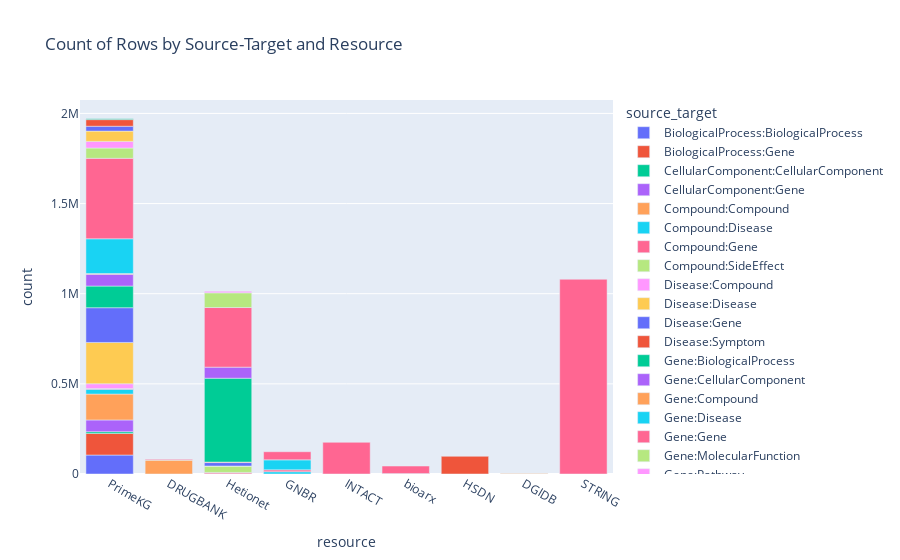

Notebook code cell kept with this figure:
### Code cell
# Create the bar chart using Plotly Express
fig3 = px.bar(grouped_df, x='resource', y='count', color='source_target', title='Count of Rows by Source-Target and Resource')

# Show the plot
fig3.show(renderer='vscode')

### Figure 1 — Plotly figure (JSON) as saved in the notebook; plotly's stock layout.template omitted (floating-point values rounded to 4 significant figures)
{"data": [{"alignmentgroup": "True", "hovertemplate": "source_target=BiologicalProcess:BiologicalProcess<br>resource=%{x}<br>count=%{y}<extra></extra>", "legendgroup": "BiologicalProcess:BiologicalProcess", "marker": {"color": "#636efa", "pattern": {"shape": ""}}, "name": "BiologicalProcess:BiologicalProcess", "offsetgroup": "BiologicalProcess:BiologicalProcess", "orientation": "v", "showlegend": true, "textposition": "auto", "type": "bar", "x": ["PrimeKG"], "xaxis": "x", "y": [105144], "yaxis": "y"}, {"alignmentgroup": "True", "hovertemplate": "source_target=BiologicalProcess:Gene<br>resource=%{x}<br>count=%{y}<extra></extra>", "legendgroup": "BiologicalProcess:Gene", "marker": {"color": "#EF553B", "pattern": {"shape": ""}}, "name": "BiologicalProcess:Gene", "offsetgroup": "BiologicalProcess:Gene", "orientation": "v", "showlegend": true, "textposition": "auto", "type": "bar", "x": ["PrimeKG"], "xaxis": "x", "y": [119978], "yaxis": "y"}, {"alignmentgroup": "True", "hovertemplate": "source_target=CellularComponent:CellularComponent<br>resource=%{x}<br>count=%{y}<extra></extra>", "legendgroup": "CellularComponent:CellularComponent", "marker": {"color": "#00cc96", "pattern": {"shape": ""}}, "name": "CellularComponent:CellularComponent", "offsetgroup": "CellularComponent:CellularComponent", "orientation": "v", "showlegend": true, "textposition": "auto", "type": "bar", "x": ["PrimeKG"], "xaxis": "x", "y": [9636], "yaxis": "y"}, {"alignmentgroup": "True", "hovertemplate": "source_target=CellularComponent:Gene<br>resource=%{x}<br>count=%{y}<extra></extra>", "legendgroup": "CellularComponent:Gene", "marker": {"color": "#ab63fa", "pattern": {"shape": ""}}, "name": "CellularComponent:Gene", "offsetgroup": "CellularComponent:Gene", "orientation": "v", "showlegend": true, "textposition": "auto", "type": "bar", "x": ["PrimeKG"], "xaxis": "x", "y": [64999], "yaxis": "y"}, {"alignmentgroup": "True", "hovertemplate": "source_target=Compound:Compound<br>resource=%{x}<br>count=%{y}<extra></extra>", "legendgroup": "Compound:Compound", "marker": {"color": "#FFA15A", "pattern": {"shape": ""}}, "name": "Compound:Compound", "offsetgroup": "Compound:Compound", "orientation": "v", "showlegend": true, "textposition": "auto", "type": "bar", "x": ["DRUGBANK", "Hetionet", "PrimeKG"], "xaxis": "x", "y": [76977, 1266, 143564], "yaxis": "y"}, {"alignmentgroup": "True", "hovertemplate": "source_target=Compound:Disease<br>resource=%{x}<br>count=%{y}<extra></extra>", "legendgroup": "Compound:Disease", "marker": {"color": "#19d3f3", "pattern": {"shape": ""}}, "name": "Compound:Disease", "offsetgroup": "Compound:Disease", "orientation": "v", "showlegend": true, "textposition": "auto", "type": "bar", "x": ["DRUGBANK", "GNBR", "Hetionet", "PrimeKG"], "xaxis": "x", "y": [1367, 12697, 331, 26283], "yaxis": "y"}, {"alignmentgroup": "True", "hovertemplate": "source_target=Compound:Gene<br>resource=%{x}<br>count=%{y}<extra></extra>", "legendgroup": "Compound:Gene", "marker": {"color": "#FF6692", "pattern": {"shape": ""}}, "name": "Compound:Gene", "offsetgroup": "Compound:Gene", "orientation": "v", "showlegend": true, "textposition": "auto", "type": "bar", "x": ["DRUGBANK", "GNBR", "Hetionet", "INTACT", "PrimeKG", "bioarx"], "xaxis": "x", "y": [3572, 10354, 7027, 26, 4580, 2827], "yaxis": "y"}, {"alignmentgroup": "True", "hovertemplate": "source_target=Compound:SideEffect<br>resource=%{x}<br>count=%{y}<extra></extra>", "legendgroup": "Compound:SideEffect", "marker": {"color": "#B6E880", "pattern": {"shape": ""}}, "name": "Compound:SideEffect", "offsetgroup": "Compound:SideEffect", "orientation": "v", "showlegend": true, "textposition": "auto", "type": "bar", "x": ["Hetionet"], "xaxis": "x", "y": [35323], "yaxis": "y"}, {"alignmentgroup": "True", "hovertemplate": "source_target=Disease:Compound<br>resource=%{x}<br>count=%{y}<extra></extra>", "legendgroup": "Disease:Compound", "marker": {"color": "#FF97FF", "pattern": {"shape": ""}}, "name": "Disease:Compound", "offsetgroup": "Disease:Compound", "orientation": "v", "showlegend": true, "textposition": "auto", "type": "bar", "x": ["PrimeKG"], "xaxis": "x", "y": [26283], "yaxis": "y"}, {"alignmentgroup": "True", "hovertemplate": "source_target=Disease:Disease<br>resource=%{x}<br>count=%{y}<extra></extra>", "legendgroup": "Disease:Disease", "marker": {"color": "#FECB52", "pattern": {"shape": ""}}, "name": "Disease:Disease", "offsetgroup": "Disease:Disease", "orientation": "v", "showlegend": true, "textposition": "auto", "type": "bar", "x": ["Hetionet", "PrimeKG"], "xaxis": "x", "y": [297, 229168], "yaxis": "y"}, {"alignmentgroup": "True", "hovertemplate": "source_target=Disease:Gene<br>resource=%{x}<br>count=%{y}<extra></extra>", "legendgroup": "Disease:Gene", "marker": {"color": "#636efa", "pattern": {"shape": ""}}, "name": "Disease:Gene", "offsetgroup": "Disease:Gene", "orientation": "v", "showlegend": true, "textposition": "auto", "type": "bar", "x": ["Hetionet", "PrimeKG"], "xaxis": "x", "y": [19181, 192768], "yaxis": "y"}, {"alignmentgroup": "True", "hovertemplate": "source_target=Disease:Symptom<br>resource=%{x}<br>count=%{y}<extra></extra>", "legendgroup": "Disease:Symptom", "marker": {"color": "#EF553B", "pattern": {"shape": ""}}, "name": "Disease:Symptom", "offsetgroup": "Disease:Symptom", "orientation": "v", "showlegend": true, "textposition": "auto", "type": "bar", "x": ["HSDN", "Hetionet"], "xaxis": "x", "y": [98153, 2622], "yaxis": "y"}, {"alignmentgroup": "True", "hovertemplate": "source_target=Gene:BiologicalProcess<br>resource=%{x}<br>count=%{y}<extra></extra>", "legendgroup": "Gene:BiologicalProcess", "marker": {"color": "#00cc96", "pattern": {"shape": ""}}, "name": "Gene:BiologicalProcess", "offsetgroup": "Gene:BiologicalProcess", "orientation": "v", "showlegend": true, "textposition": "auto", "type": "bar", "x": ["Hetionet", "PrimeKG"], "xaxis": "x", "y": [465141, 119978], "yaxis": "y"}, {"alignmentgroup": "True", "hovertemplate": "source_target=Gene:CellularComponent<br>resource=%{x}<br>count=%{y}<extra></extra>", "legendgroup": "Gene:CellularComponent", "marker": {"color": "#ab63fa", "pattern": {"shape": ""}}, "name": "Gene:CellularComponent", "offsetgroup": "Gene:CellularComponent", "orientation": "v", "showlegend": true, "textposition": "auto", "type": "bar", "x": ["Hetionet", "PrimeKG"], "xaxis": "x", "y": [61482, 64999], "yaxis": "y"}, {"alignmentgroup": "True", "hovertemplate": "source_target=Gene:Compound<br>resource=%{x}<br>count=%{y}<extra></extra>", "legendgroup": "Gene:Compound", "marker": {"color": "#FFA15A", "pattern": {"shape": ""}}, "name": "Gene:Compound", "offsetgroup": "Gene:Compound", "orientation": "v", "showlegend": true, "textposition": "auto", "type": "bar", "x": ["DGIDB", "PrimeKG"], "xaxis": "x", "y": [2703, 4580], "yaxis": "y"}, {"alignmentgroup": "True", "hovertemplate": "source_target=Gene:Disease<br>resource=%{x}<br>count=%{y}<extra></extra>", "legendgroup": "Gene:Disease", "marker": {"color": "#19d3f3", "pattern": {"shape": ""}}, "name": "Gene:Disease", "offsetgroup": "Gene:Disease", "orientation": "v", "showlegend": true, "textposition": "auto", "type": "bar", "x": ["GNBR", "PrimeKG"], "xaxis": "x", "y": [55366, 192768], "yaxis": "y"}, {"alignmentgroup": "True", "hovertemplate": "source_target=Gene:Gene<br>resource=%{x}<br>count=%{y}<extra></extra>", "legendgroup": "Gene:Gene", "marker": {"color": "#FF6692", "pattern": {"shape": ""}}, "name": "Gene:Gene", "offsetgroup": "Gene:Gene", "orientation": "v", "showlegend": true, "textposition": "auto", "type": "bar", "x": ["GNBR", "Hetionet", "INTACT", "PrimeKG", "STRING", "bioarx"], "xaxis": "x", "y": [45185, 330715, 175673, 446364, 1080123, 41320], "yaxis": "y"}, {"alignmentgroup": "True", "hovertemplate": "source_target=Gene:MolecularFunction<br>resource=%{x}<br>count=%{y}<extra></extra>", "legendgroup": "Gene:MolecularFunction", "marker": {"color": "#B6E880", "pattern": {"shape": ""}}, "name": "Gene:MolecularFunction", "offsetgroup": "Gene:MolecularFunction", "orientation": "v", "showlegend": true, "textposition": "auto", "type": "bar", "x": ["Hetionet", "PrimeKG"], "xaxis": "x", "y": [81572, 57032], "yaxis": "y"}, {"alignmentgroup": "True", "hovertemplate": "source_target=Gene:Pathway<br>resource=%{x}<br>count=%{y}<extra></extra>", "legendgroup": "Gene:Pathway", "marker": {"color": "#FF97FF", "pattern": {"shape": ""}}, "name": "Gene:Pathway", "offsetgroup": "Gene:Pathway", "orientation": "v", "showlegend": true, "textposition": "auto", "type": "bar", "x": ["Hetionet", "PrimeKG"], "xaxis": "x", "y": [10400, 36776], "yaxis": "y"}, {"alignmentgroup": "True", "hovertemplate": "source_target=MolecularFunction:Gene<br>resource=%{x}<br>count=%{y}<extra></extra>", "legendgroup": "MolecularFunction:Gene", "marker": {"color": "#FECB52", "pattern": {"shape": ""}}, "name": "MolecularFunction:Gene", "offsetgroup": "MolecularFunction:Gene", "orientation": "v", "showlegend": true, "textposition": "auto", "type": "bar", "x": ["PrimeKG"], "xaxis": "x", "y": [57032], "yaxis": "y"}, {"alignmentgroup": "True", "hovertemplate": "source_target=MolecularFunction:MolecularFunction<br>resource=%{x}<br>count=%{y}<extra></extra>", "legendgroup": "MolecularFunction:MolecularFunction", "marker": {"color": "#636efa", "pattern": {"shape": ""}}, "name": "MolecularFunction:MolecularFunction", "offsetgroup": "MolecularFunction:MolecularFunction", "orientation": "v", "showlegend": true, "textposition": "auto", "type": "bar", "x": ["PrimeKG"], "xaxis": "x", "y": [26956], "yaxis": "y"}, {"alignmentgroup": "True", "hovertemplate": "source_target=Pathway:Gene<br>resource=%{x}<br>count=%{y}<extra></extra>", "legendgroup": "Pathway:Gene", "marker": {"color": "#EF553B", "pattern": {"shape": ""}}, "name": "Pathway:Gene", "offsetgroup": "Pathway:Gene", "orientation": "v", "showlegend": true, "textposition": "auto", "type": "bar", "x": ["PrimeKG"], "xaxis": "x", "y": [36776], "yaxis": "y"}, {"alignmentgroup": "True", "hovertemplate": "source_target=Pathway:Pathway<br>resource=%{x}<br>count=%{y}<extra></extra>", "legendgroup": "Pathway:Pathway", "marker": {"color": "#00cc96", "pattern": {"shape": ""}}, "name": "Pathway:Pathway", "offsetgroup": "Pathway:Pathway", "orientation": "v", "showlegend": true, "textposition": "auto", "type": "bar", "x": ["PrimeKG"], "xaxis": "x", "y": [5068], "yaxis": "y"}, {"alignmentgroup": "True", "hovertemplate": "source_target=PharmacologicClass:Compound<br>resource=%{x}<br>count=%{y}<extra></extra>", "legendgroup": "PharmacologicClass:Compound", "marker": {"color": "#ab63fa", "pattern": {"shape": ""}}, "name": "PharmacologicClass:Compound", "offsetgroup": "PharmacologicClass:Compound", "orientation": "v", "showlegend": true, "textposition": "auto", "type": "bar", "x": ["Hetionet"], "xaxis": "x", "y": [207], "yaxis": "y"}], "layout": {"barmode": "relative", "legend": {"title": {"text": "source_target"}, "tracegroupgap": 0}, "title": {"text": "Count of Rows by Source-Target and Resource"}, "xaxis": {"anchor": "y", "domain": [0, 1], "title": {"text": "resource"}}, "yaxis": {"anchor": "x", "domain": [0, 1], "title": {"text": "count"}}}}
